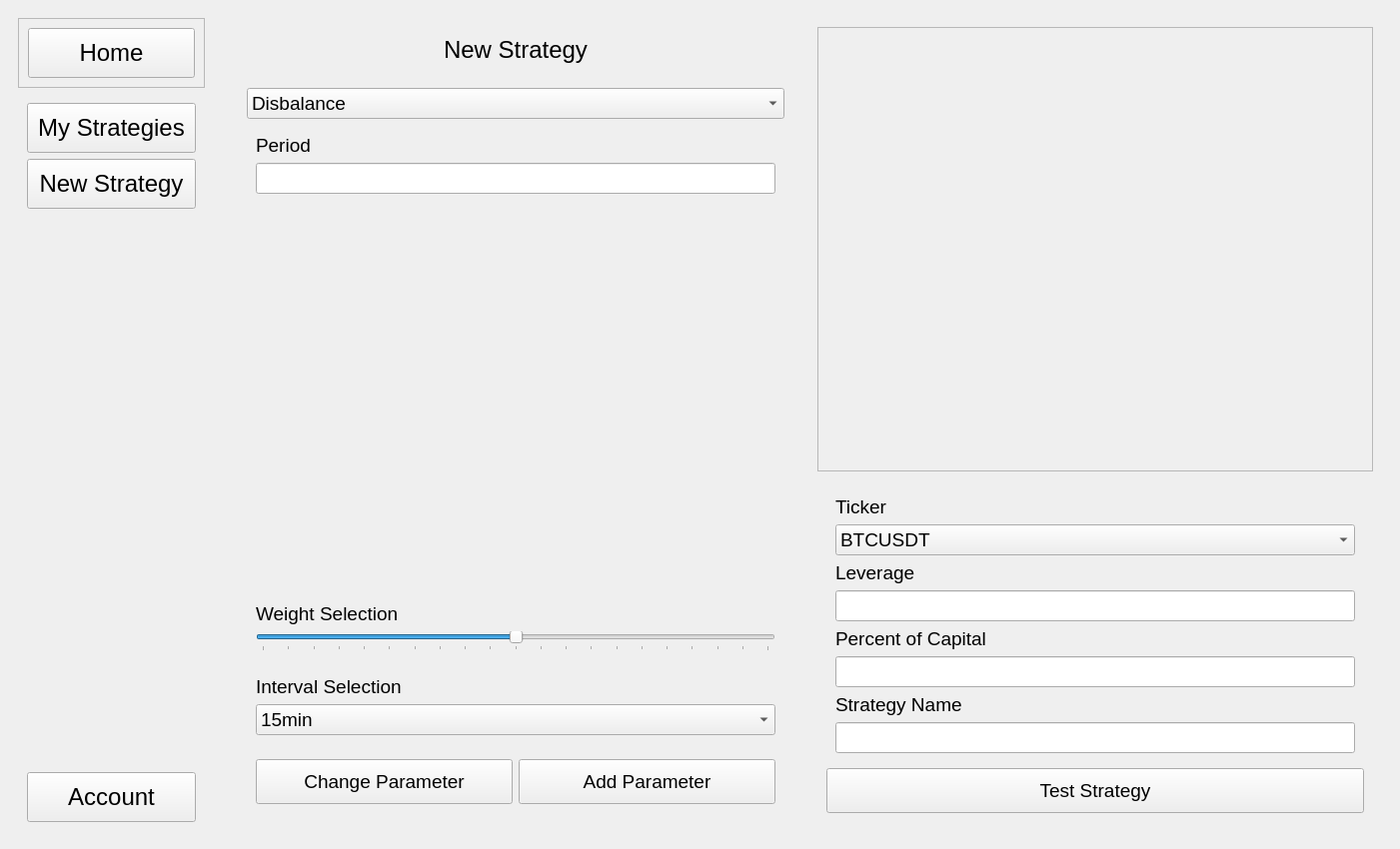
<?xml version="1.0" encoding="UTF-8"?>
<ui version="4.0">
 <class>MainWindow</class>
 <widget class="QMainWindow" name="MainWindow">
  <property name="geometry">
   <rect>
    <x>0</x>
    <y>0</y>
    <width>1401</width>
    <height>850</height>
   </rect>
  </property>
  <property name="sizePolicy">
   <sizepolicy hsizetype="Fixed" vsizetype="Fixed">
    <horstretch>0</horstretch>
    <verstretch>0</verstretch>
   </sizepolicy>
  </property>
  <property name="font">
   <font>
    <family>Arial</family>
   </font>
  </property>
  <property name="windowTitle">
   <string>MainWindow</string>
  </property>
  <property name="styleSheet">
   <string notr="true">QPushButton {
	text-align: center;
	padding: 10px;
}
</string>
  </property>
  <widget class="QWidget" name="centralWidget">
   <layout class="QHBoxLayout" name="horizontalLayout">
    <item alignment="Qt::AlignLeft">
     <widget class="QWidget" name="menuContainer" native="true">
      <layout class="QVBoxLayout" name="verticalLayout">
       <property name="sizeConstraint">
        <enum>QLayout::SetDefaultConstraint</enum>
       </property>
       <property name="topMargin">
        <number>9</number>
       </property>
       <property name="rightMargin">
        <number>9</number>
       </property>
       <property name="bottomMargin">
        <number>9</number>
       </property>
       <item alignment="Qt::AlignTop">
        <widget class="QFrame" name="homeBtnsContainer">
         <property name="frameShape">
          <enum>QFrame::StyledPanel</enum>
         </property>
         <property name="frameShadow">
          <enum>QFrame::Raised</enum>
         </property>
         <layout class="QHBoxLayout" name="horizontalLayout_3">
          <item>
           <widget class="QPushButton" name="homeBtn">
            <property name="font">
             <font>
              <pointsize>18</pointsize>
             </font>
            </property>
            <property name="text">
             <string>Home</string>
            </property>
            <property name="icon">
             <iconset>
              <normaloff>:/icons/home.svg</normaloff>:/icons/home.svg</iconset>
            </property>
            <property name="iconSize">
             <size>
              <width>28</width>
              <height>28</height>
             </size>
            </property>
           </widget>
          </item>
         </layout>
        </widget>
       </item>
       <item>
        <widget class="QWidget" name="mainPagesBtnsContainer" native="true">
         <layout class="QVBoxLayout" name="verticalLayout_3">
          <item>
           <widget class="QPushButton" name="myStrategiesBtn">
            <property name="font">
             <font>
              <pointsize>18</pointsize>
             </font>
            </property>
            <property name="text">
             <string>My Strategies</string>
            </property>
            <property name="icon">
             <iconset>
              <normaloff>:/icons/trending-up.svg</normaloff>:/icons/trending-up.svg</iconset>
            </property>
            <property name="iconSize">
             <size>
              <width>24</width>
              <height>24</height>
             </size>
            </property>
           </widget>
          </item>
          <item>
           <widget class="QPushButton" name="newStrategyBtn">
            <property name="font">
             <font>
              <pointsize>18</pointsize>
             </font>
            </property>
            <property name="text">
             <string>New Strategy</string>
            </property>
            <property name="icon">
             <iconset>
              <normaloff>:/icons/edit.svg</normaloff>:/icons/edit.svg</iconset>
            </property>
            <property name="iconSize">
             <size>
              <width>24</width>
              <height>24</height>
             </size>
            </property>
           </widget>
          </item>
         </layout>
        </widget>
       </item>
       <item>
        <spacer name="verticalSpacer">
         <property name="orientation">
          <enum>Qt::Vertical</enum>
         </property>
         <property name="sizeHint" stdset="0">
          <size>
           <width>20</width>
           <height>40</height>
          </size>
         </property>
        </spacer>
       </item>
       <item>
        <widget class="QWidget" name="mainAccountBtnsContainer" native="true">
         <layout class="QVBoxLayout" name="verticalLayout_2">
          <item>
           <widget class="QPushButton" name="accountBtn">
            <property name="font">
             <font>
              <pointsize>18</pointsize>
             </font>
            </property>
            <property name="text">
             <string>Account</string>
            </property>
            <property name="icon">
             <iconset>
              <normaloff>:/icons/user.svg</normaloff>:/icons/user.svg</iconset>
            </property>
            <property name="iconSize">
             <size>
              <width>24</width>
              <height>24</height>
             </size>
            </property>
           </widget>
          </item>
         </layout>
        </widget>
       </item>
      </layout>
     </widget>
    </item>
    <item>
     <widget class="QStackedWidget" name="mainStackedWidget">
      <property name="currentIndex">
       <number>2</number>
      </property>
      <widget class="QWidget" name="homeWidget">
       <layout class="QVBoxLayout" name="verticalLayout_18">
        <item>
         <widget class="QWidget" name="widget_6" native="true">
          <layout class="QVBoxLayout" name="verticalLayout_21">
           <item>
            <widget class="QLabel" name="label_12">
             <property name="font">
              <font>
               <pointsize>20</pointsize>
              </font>
             </property>
             <property name="text">
              <string>Dashboard</string>
             </property>
             <property name="alignment">
              <set>Qt::AlignCenter</set>
             </property>
            </widget>
           </item>
          </layout>
         </widget>
        </item>
        <item>
         <widget class="QWidget" name="widget_8" native="true">
          <layout class="QVBoxLayout" name="verticalLayout_20">
           <item>
            <widget class="QLabel" name="label_11">
             <property name="font">
              <font>
               <pointsize>16</pointsize>
              </font>
             </property>
             <property name="text">
              <string>BTCUSDT</string>
             </property>
             <property name="alignment">
              <set>Qt::AlignCenter</set>
             </property>
            </widget>
           </item>
          </layout>
         </widget>
        </item>
        <item>
         <widget class="QWidget" name="widget_7" native="true">
          <layout class="QVBoxLayout" name="verticalLayout_19">
           <item>
            <widget class="QLabel" name="label_10">
             <property name="sizePolicy">
              <sizepolicy hsizetype="Preferred" vsizetype="Preferred">
               <horstretch>0</horstretch>
               <verstretch>0</verstretch>
              </sizepolicy>
             </property>
             <property name="styleSheet">
              <string notr="true">background-image:url(:/BTCUSDT-chart/icons/BTCUSDT-graf.png)</string>
             </property>
             <property name="text">
              <string/>
             </property>
             <property name="pixmap">
              <pixmap>:/BTCUSDT-chart/icons/BTCUSDT-graf.png</pixmap>
             </property>
             <property name="scaledContents">
              <bool>true</bool>
             </property>
            </widget>
           </item>
          </layout>
         </widget>
        </item>
       </layout>
      </widget>
      <widget class="QWidget" name="myStrategiesWidget">
       <layout class="QVBoxLayout" name="verticalLayout_12">
        <item>
         <widget class="QScrollArea" name="scrollArea">
          <property name="sizePolicy">
           <sizepolicy hsizetype="Preferred" vsizetype="Expanding">
            <horstretch>0</horstretch>
            <verstretch>0</verstretch>
           </sizepolicy>
          </property>
          <property name="horizontalScrollBarPolicy">
           <enum>Qt::ScrollBarAsNeeded</enum>
          </property>
          <property name="sizeAdjustPolicy">
           <enum>QAbstractScrollArea::AdjustToContents</enum>
          </property>
          <property name="widgetResizable">
           <bool>true</bool>
          </property>
          <widget class="QWidget" name="scrollAreaWidgetContents">
           <property name="geometry">
            <rect>
             <x>0</x>
             <y>0</y>
             <width>98</width>
             <height>28</height>
            </rect>
           </property>
           <property name="sizePolicy">
            <sizepolicy hsizetype="Preferred" vsizetype="Expanding">
             <horstretch>0</horstretch>
             <verstretch>0</verstretch>
            </sizepolicy>
           </property>
           <layout class="QVBoxLayout" name="verticalLayout_13"/>
          </widget>
         </widget>
        </item>
       </layout>
      </widget>
      <widget class="QWidget" name="newStrategyWidget">
       <layout class="QHBoxLayout" name="horizontalLayout_2">
        <item>
         <widget class="QWidget" name="parameterSelectionHalfWidget" native="true">
          <layout class="QVBoxLayout" name="verticalLayout_4">
           <item alignment="Qt::AlignHCenter|Qt::AlignTop">
            <widget class="QWidget" name="parameterMainLabelWidget" native="true">
             <layout class="QVBoxLayout" name="verticalLayout_5">
              <item>
               <widget class="QLabel" name="parameterMainLbl">
                <property name="font">
                 <font>
                  <pointsize>18</pointsize>
                 </font>
                </property>
                <property name="text">
                 <string>New Strategy</string>
                </property>
               </widget>
              </item>
             </layout>
            </widget>
           </item>
           <item>
            <widget class="QWidget" name="parameterSelectionWidget" native="true">
             <property name="sizePolicy">
              <sizepolicy hsizetype="Preferred" vsizetype="Expanding">
               <horstretch>0</horstretch>
               <verstretch>0</verstretch>
              </sizepolicy>
             </property>
             <layout class="QVBoxLayout" name="verticalLayout_7">
              <item>
               <widget class="QComboBox" name="parameterSelectionComboBox">
                <property name="font">
                 <font>
                  <pointsize>14</pointsize>
                 </font>
                </property>
                <item>
                 <property name="text">
                  <string>Disbalance</string>
                 </property>
                </item>
                <item>
                 <property name="text">
                  <string>SMA</string>
                 </property>
                </item>
                <item>
                 <property name="text">
                  <string>RSI</string>
                 </property>
                </item>
                <item>
                 <property name="text">
                  <string>EMA</string>
                 </property>
                </item>
               </widget>
              </item>
              <item alignment="Qt::AlignTop">
               <widget class="QStackedWidget" name="parameterStackedWidget">
                <property name="currentIndex">
                 <number>2</number>
                </property>
                <widget class="QWidget" name="disbalanceWidget">
                 <layout class="QVBoxLayout" name="verticalLayout_10">
                  <item>
                   <widget class="QLabel" name="candleBodyPercentageLbl">
                    <property name="font">
                     <font>
                      <pointsize>14</pointsize>
                     </font>
                    </property>
                    <property name="text">
                     <string>Сandle body percentage</string>
                    </property>
                   </widget>
                  </item>
                  <item>
                   <widget class="QSlider" name="candleBodyPercentageSlider">
                    <property name="font">
                     <font>
                      <pointsize>14</pointsize>
                     </font>
                    </property>
                    <property name="maximum">
                     <number>100</number>
                    </property>
                    <property name="sliderPosition">
                     <number>80</number>
                    </property>
                    <property name="orientation">
                     <enum>Qt::Horizontal</enum>
                    </property>
                    <property name="tickPosition">
                     <enum>QSlider::TicksBelow</enum>
                    </property>
                    <property name="tickInterval">
                     <number>2</number>
                    </property>
                   </widget>
                  </item>
                  <item>
                   <widget class="QLabel" name="changingOfWeightLbl">
                    <property name="font">
                     <font>
                      <pointsize>14</pointsize>
                     </font>
                    </property>
                    <property name="text">
                     <string>Decrease the weight when moving away from</string>
                    </property>
                   </widget>
                  </item>
                  <item>
                   <widget class="QLabel" name="label">
                    <property name="font">
                     <font>
                      <pointsize>14</pointsize>
                     </font>
                    </property>
                    <property name="text">
                     <string>the current price?</string>
                    </property>
                   </widget>
                  </item>
                  <item>
                   <widget class="QRadioButton" name="yesChangingOfWeightBtn">
                    <property name="font">
                     <font>
                      <pointsize>14</pointsize>
                     </font>
                    </property>
                    <property name="text">
                     <string>Yes</string>
                    </property>
                    <property name="checked">
                     <bool>true</bool>
                    </property>
                   </widget>
                  </item>
                  <item>
                   <widget class="QRadioButton" name="noChangingOfWeightBtn">
                    <property name="font">
                     <font>
                      <pointsize>14</pointsize>
                     </font>
                    </property>
                    <property name="text">
                     <string>No</string>
                    </property>
                   </widget>
                  </item>
                  <item>
                   <spacer name="verticalSpacer_2">
                    <property name="orientation">
                     <enum>Qt::Vertical</enum>
                    </property>
                    <property name="sizeHint" stdset="0">
                     <size>
                      <width>20</width>
                      <height>40</height>
                     </size>
                    </property>
                   </spacer>
                  </item>
                 </layout>
                </widget>
                <widget class="QWidget" name="smaWidget">
                 <layout class="QVBoxLayout" name="verticalLayout_11">
                  <item>
                   <widget class="QLabel" name="periodSMALbl">
                    <property name="font">
                     <font>
                      <pointsize>14</pointsize>
                     </font>
                    </property>
                    <property name="text">
                     <string>Period</string>
                    </property>
                   </widget>
                  </item>
                  <item>
                   <widget class="QLineEdit" name="periodSMALineEdit">
                    <property name="font">
                     <font>
                      <pointsize>14</pointsize>
                     </font>
                    </property>
                   </widget>
                  </item>
                  <item>
                   <spacer name="verticalSpacer_5">
                    <property name="orientation">
                     <enum>Qt::Vertical</enum>
                    </property>
                    <property name="sizeHint" stdset="0">
                     <size>
                      <width>20</width>
                      <height>40</height>
                     </size>
                    </property>
                   </spacer>
                  </item>
                 </layout>
                </widget>
                <widget class="QWidget" name="emaWidget">
                 <layout class="QVBoxLayout" name="verticalLayout_23">
                  <item>
                   <widget class="QLabel" name="label_15">
                    <property name="font">
                     <font>
                      <pointsize>14</pointsize>
                     </font>
                    </property>
                    <property name="text">
                     <string>Period</string>
                    </property>
                   </widget>
                  </item>
                  <item>
                   <widget class="QLineEdit" name="periodEMALineEdit">
                    <property name="font">
                     <font>
                      <pointsize>14</pointsize>
                     </font>
                    </property>
                   </widget>
                  </item>
                  <item>
                   <spacer name="verticalSpacer_7">
                    <property name="orientation">
                     <enum>Qt::Vertical</enum>
                    </property>
                    <property name="sizeHint" stdset="0">
                     <size>
                      <width>20</width>
                      <height>40</height>
                     </size>
                    </property>
                   </spacer>
                  </item>
                 </layout>
                </widget>
                <widget class="QWidget" name="rsiWidget">
                 <layout class="QVBoxLayout" name="verticalLayout_22">
                  <item>
                   <widget class="QLabel" name="sellPriceLbl">
                    <property name="font">
                     <font>
                      <pointsize>14</pointsize>
                     </font>
                    </property>
                    <property name="text">
                     <string>Sell price</string>
                    </property>
                   </widget>
                  </item>
                  <item>
                   <widget class="QLineEdit" name="sellPriceLineEdit">
                    <property name="font">
                     <font>
                      <pointsize>14</pointsize>
                     </font>
                    </property>
                   </widget>
                  </item>
                  <item>
                   <widget class="QLabel" name="buyPriceLbl">
                    <property name="font">
                     <font>
                      <pointsize>14</pointsize>
                     </font>
                    </property>
                    <property name="text">
                     <string>Buy price</string>
                    </property>
                   </widget>
                  </item>
                  <item>
                   <widget class="QLineEdit" name="buyPriceLineEdit">
                    <property name="font">
                     <font>
                      <pointsize>14</pointsize>
                     </font>
                    </property>
                   </widget>
                  </item>
                  <item>
                   <spacer name="verticalSpacer_6">
                    <property name="orientation">
                     <enum>Qt::Vertical</enum>
                    </property>
                    <property name="sizeHint" stdset="0">
                     <size>
                      <width>20</width>
                      <height>40</height>
                     </size>
                    </property>
                   </spacer>
                  </item>
                 </layout>
                </widget>
               </widget>
              </item>
              <item>
               <spacer name="verticalSpacer_3">
                <property name="orientation">
                 <enum>Qt::Vertical</enum>
                </property>
                <property name="sizeHint" stdset="0">
                 <size>
                  <width>20</width>
                  <height>40</height>
                 </size>
                </property>
               </spacer>
              </item>
              <item>
               <widget class="QWidget" name="weightWidget" native="true">
                <layout class="QVBoxLayout" name="verticalLayout_9">
                 <item>
                  <widget class="QLabel" name="weightLbl">
                   <property name="font">
                    <font>
                     <pointsize>14</pointsize>
                    </font>
                   </property>
                   <property name="text">
                    <string>Weight Selection</string>
                   </property>
                  </widget>
                 </item>
                 <item>
                  <widget class="QSlider" name="weightSlider">
                   <property name="font">
                    <font>
                     <pointsize>14</pointsize>
                    </font>
                   </property>
                   <property name="autoFillBackground">
                    <bool>false</bool>
                   </property>
                   <property name="minimum">
                    <number>-10</number>
                   </property>
                   <property name="maximum">
                    <number>10</number>
                   </property>
                   <property name="value">
                    <number>0</number>
                   </property>
                   <property name="sliderPosition">
                    <number>0</number>
                   </property>
                   <property name="tracking">
                    <bool>true</bool>
                   </property>
                   <property name="orientation">
                    <enum>Qt::Horizontal</enum>
                   </property>
                   <property name="tickPosition">
                    <enum>QSlider::TicksBelow</enum>
                   </property>
                   <property name="tickInterval">
                    <number>1</number>
                   </property>
                  </widget>
                 </item>
                </layout>
               </widget>
              </item>
              <item>
               <widget class="QWidget" name="intervatSelectionWidget" native="true">
                <layout class="QVBoxLayout" name="verticalLayout_6">
                 <item>
                  <widget class="QLabel" name="intervalSelectionLbl">
                   <property name="font">
                    <font>
                     <pointsize>14</pointsize>
                    </font>
                   </property>
                   <property name="text">
                    <string>Interval Selection</string>
                   </property>
                  </widget>
                 </item>
                 <item>
                  <widget class="QComboBox" name="intervalSelectionComboBox">
                   <property name="font">
                    <font>
                     <pointsize>14</pointsize>
                    </font>
                   </property>
                   <item>
                    <property name="text">
                     <string>15min</string>
                    </property>
                   </item>
                   <item>
                    <property name="text">
                     <string>30min</string>
                    </property>
                   </item>
                   <item>
                    <property name="text">
                     <string>1hour</string>
                    </property>
                   </item>
                   <item>
                    <property name="text">
                     <string>4hours</string>
                    </property>
                   </item>
                   <item>
                    <property name="text">
                     <string>12hours</string>
                    </property>
                   </item>
                   <item>
                    <property name="text">
                     <string>1day</string>
                    </property>
                   </item>
                   <item>
                    <property name="text">
                     <string>1week</string>
                    </property>
                   </item>
                  </widget>
                 </item>
                </layout>
               </widget>
              </item>
              <item>
               <widget class="QWidget" name="btnsWidget" native="true">
                <layout class="QHBoxLayout" name="horizontalLayout_5">
                 <item>
                  <widget class="QPushButton" name="changeParameterBtn">
                   <property name="font">
                    <font>
                     <pointsize>14</pointsize>
                    </font>
                   </property>
                   <property name="text">
                    <string>Change Parameter</string>
                   </property>
                  </widget>
                 </item>
                 <item>
                  <widget class="QPushButton" name="addParameterBtn">
                   <property name="font">
                    <font>
                     <pointsize>14</pointsize>
                    </font>
                   </property>
                   <property name="text">
                    <string>Add Parameter</string>
                   </property>
                  </widget>
                 </item>
                </layout>
               </widget>
              </item>
             </layout>
            </widget>
           </item>
          </layout>
         </widget>
        </item>
        <item>
         <widget class="QWidget" name="strategyViewTaxtHalfWidget" native="true">
          <layout class="QVBoxLayout" name="verticalLayout_8">
           <item>
            <widget class="QListWidget" name="parametersListWidget">
             <property name="enabled">
              <bool>false</bool>
             </property>
             <property name="font">
              <font>
               <pointsize>12</pointsize>
              </font>
             </property>
            </widget>
           </item>
           <item>
            <widget class="QWidget" name="testStrategyBtnWidget" native="true">
             <layout class="QVBoxLayout" name="verticalLayout_14">
              <item>
               <widget class="QWidget" name="widget" native="true">
                <layout class="QVBoxLayout" name="verticalLayout_15">
                 <item>
                  <widget class="QLabel" name="tickerLbl">
                   <property name="font">
                    <font>
                     <pointsize>14</pointsize>
                    </font>
                   </property>
                   <property name="text">
                    <string>Ticker</string>
                   </property>
                  </widget>
                 </item>
                 <item>
                  <widget class="QComboBox" name="tickerSelectionComboBox">
                   <property name="font">
                    <font>
                     <pointsize>14</pointsize>
                    </font>
                   </property>
                   <item>
                    <property name="text">
                     <string>BTCUSDT</string>
                    </property>
                   </item>
                  </widget>
                 </item>
                 <item>
                  <widget class="QLabel" name="leverageLbl">
                   <property name="font">
                    <font>
                     <pointsize>14</pointsize>
                    </font>
                   </property>
                   <property name="text">
                    <string>Leverage</string>
                   </property>
                  </widget>
                 </item>
                 <item>
                  <widget class="QLineEdit" name="leverageLineEdit">
                   <property name="font">
                    <font>
                     <pointsize>14</pointsize>
                    </font>
                   </property>
                  </widget>
                 </item>
                 <item>
                  <widget class="QLabel" name="percentofCapitalLbl">
                   <property name="font">
                    <font>
                     <pointsize>14</pointsize>
                    </font>
                   </property>
                   <property name="text">
                    <string>Percent of Capital</string>
                   </property>
                  </widget>
                 </item>
                 <item>
                  <widget class="QLineEdit" name="percentofCapitalLineEdit">
                   <property name="font">
                    <font>
                     <pointsize>14</pointsize>
                    </font>
                   </property>
                  </widget>
                 </item>
                 <item>
                  <widget class="QLabel" name="strategyNameLbl">
                   <property name="font">
                    <font>
                     <pointsize>14</pointsize>
                    </font>
                   </property>
                   <property name="text">
                    <string>Strategy Name</string>
                   </property>
                  </widget>
                 </item>
                 <item>
                  <widget class="QLineEdit" name="strategyNameLineEdit">
                   <property name="font">
                    <font>
                     <pointsize>14</pointsize>
                    </font>
                   </property>
                  </widget>
                 </item>
                </layout>
               </widget>
              </item>
              <item>
               <widget class="QPushButton" name="testStrategyBtn">
                <property name="font">
                 <font>
                  <pointsize>14</pointsize>
                 </font>
                </property>
                <property name="text">
                 <string>Test Strategy</string>
                </property>
               </widget>
              </item>
             </layout>
            </widget>
           </item>
          </layout>
         </widget>
        </item>
       </layout>
      </widget>
      <widget class="QWidget" name="accountWidget">
       <layout class="QVBoxLayout" name="verticalLayout_16">
        <item alignment="Qt::AlignLeft">
         <widget class="QWidget" name="widget_9" native="true">
          <property name="font">
           <font>
            <pointsize>16</pointsize>
           </font>
          </property>
          <layout class="QHBoxLayout" name="horizontalLayout_9">
           <item>
            <widget class="QLabel" name="label_8">
             <property name="font">
              <font>
               <pointsize>16</pointsize>
              </font>
             </property>
             <property name="text">
              <string>Capital:</string>
             </property>
            </widget>
           </item>
           <item>
            <widget class="QLabel" name="capitalLbl">
             <property name="font">
              <font>
               <pointsize>16</pointsize>
              </font>
             </property>
             <property name="text">
              <string>0</string>
             </property>
            </widget>
           </item>
          </layout>
         </widget>
        </item>
        <item alignment="Qt::AlignLeft">
         <widget class="QWidget" name="widget_10" native="true">
          <property name="font">
           <font>
            <pointsize>16</pointsize>
           </font>
          </property>
          <layout class="QHBoxLayout" name="horizontalLayout_10">
           <item>
            <widget class="QLabel" name="label_7">
             <property name="font">
              <font>
               <pointsize>16</pointsize>
              </font>
             </property>
             <property name="text">
              <string>Market</string>
             </property>
            </widget>
           </item>
           <item>
            <widget class="QComboBox" name="marketChooseComboBox">
             <property name="sizePolicy">
              <sizepolicy hsizetype="Preferred" vsizetype="Fixed">
               <horstretch>0</horstretch>
               <verstretch>0</verstretch>
              </sizepolicy>
             </property>
             <property name="font">
              <font>
               <pointsize>16</pointsize>
              </font>
             </property>
             <item>
              <property name="text">
               <string>Bybit</string>
              </property>
             </item>
             <item>
              <property name="text">
               <string>Binance</string>
              </property>
             </item>
            </widget>
           </item>
          </layout>
         </widget>
        </item>
        <item>
         <widget class="QWidget" name="widget_11" native="true">
          <property name="font">
           <font>
            <pointsize>16</pointsize>
           </font>
          </property>
          <layout class="QFormLayout" name="formLayout">
           <item row="0" column="0">
            <widget class="QLabel" name="keyAPILbl">
             <property name="font">
              <font>
               <pointsize>16</pointsize>
              </font>
             </property>
             <property name="text">
              <string>API key:</string>
             </property>
            </widget>
           </item>
           <item row="0" column="1">
            <widget class="QLineEdit" name="keyAPILineEdit">
             <property name="font">
              <font>
               <pointsize>16</pointsize>
              </font>
             </property>
            </widget>
           </item>
           <item row="1" column="0">
            <widget class="QLabel" name="secretAPILbl">
             <property name="font">
              <font>
               <pointsize>16</pointsize>
              </font>
             </property>
             <property name="text">
              <string>API secret:</string>
             </property>
            </widget>
           </item>
           <item row="1" column="1">
            <widget class="QLineEdit" name="secretAPILineEdit">
             <property name="font">
              <font>
               <pointsize>16</pointsize>
              </font>
             </property>
            </widget>
           </item>
          </layout>
         </widget>
        </item>
        <item alignment="Qt::AlignRight">
         <widget class="QWidget" name="widget_3" native="true">
          <layout class="QHBoxLayout" name="horizontalLayout_11">
           <item>
            <widget class="QPushButton" name="marketConnectBtn">
             <property name="font">
              <font>
               <pointsize>14</pointsize>
              </font>
             </property>
             <property name="text">
              <string>Connect</string>
             </property>
            </widget>
           </item>
          </layout>
         </widget>
        </item>
        <item>
         <spacer name="verticalSpacer_4">
          <property name="orientation">
           <enum>Qt::Vertical</enum>
          </property>
          <property name="sizeHint" stdset="0">
           <size>
            <width>20</width>
            <height>40</height>
           </size>
          </property>
         </spacer>
        </item>
        <item>
         <widget class="QWidget" name="widget_2" native="true">
          <layout class="QHBoxLayout" name="horizontalLayout_4">
           <item>
            <spacer name="horizontalSpacer_2">
             <property name="orientation">
              <enum>Qt::Horizontal</enum>
             </property>
             <property name="sizeHint" stdset="0">
              <size>
               <width>40</width>
               <height>20</height>
              </size>
             </property>
            </spacer>
           </item>
           <item>
            <widget class="QLabel" name="loginLbl_label">
             <property name="font">
              <font>
               <pointsize>16</pointsize>
              </font>
             </property>
             <property name="text">
              <string>Login: </string>
             </property>
            </widget>
           </item>
           <item>
            <widget class="QLabel" name="loginLbl">
             <property name="font">
              <font>
               <pointsize>14</pointsize>
              </font>
             </property>
             <property name="text">
              <string/>
             </property>
            </widget>
           </item>
          </layout>
         </widget>
        </item>
       </layout>
      </widget>
     </widget>
    </item>
   </layout>
  </widget>
 </widget>
 <resources>
  <include location="resources.qrc"/>
  <include location="chart_image.qrc"/>
  <include location="chart_image.qrc"/>
  <include location="../chart_image.qrc"/>
 </resources>
 <connections/>
</ui>
